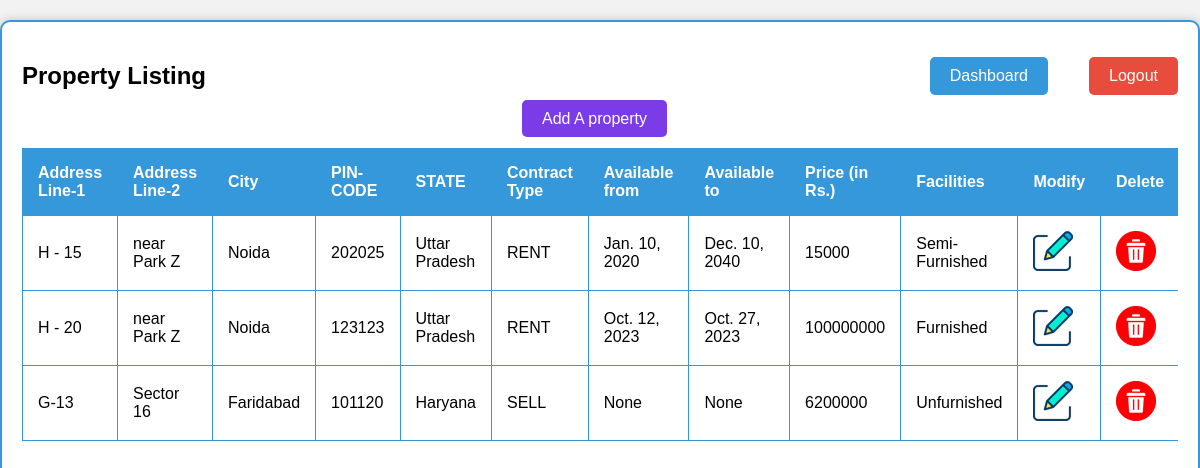
The page /my_properties/ (signed in) on the database its author committed.
### project_app/models.py (models this page shows, shortened)
class Property(models.Model):
    owner = models.CharField(max_length=30,  null= False, blank=False, default = None)
    address_line_1 = models.CharField(max_length=30,  null= False, blank=False, default = None)
    address_line_2 = models.CharField(max_length=30,  null= False, blank=True, default = '')
    state = models.CharField(max_length=30,  null= False, blank=False, default = None)
    city = models.CharField(max_length=30,  null= False, blank=False, default = None)
    pincode = models.CharField(max_length=6,  null= False, blank=False, default = None)
    type = models.CharField(max_length=4,  null= False, blank=False, default = None)
    starting_date = models.DateField(null = True, blank = True, default= None)
    ending_date = models.DateField(null = True, blank = True, default= None)
    price = models.DecimalField(decimal_places=0, max_digits=12, null = True, blank = True, default= 0)
    facilities = models.CharField(max_length=20,  null= False, blank=False, default = None)

### project_app/views.py (the view)
# urls.py: path("my_properties/", views.my_properties, name="my_properties_page"),
def my_properties(request):
    username = request.session.get('username')
    if(username is None):
        return redirect('/')
    if(request.method == 'POST'):
        pass
    else:
        my_properties_list = []
        properties = Property.objects.values()
        for i in range(len(properties)):
            if username == properties[i]["owner"]:
                my_properties_list.append(properties[i])
        return render(request, 'my_properties.html', {'properties':my_properties_list})

### project_app/templates/my_properties.html (shortened to what this page needs)
{% load static %}
<!DOCTYPE html>
<html>
<head>
</head>
<body>
    <div class="container">
        <h2>Property Listing</h2>
        <a class="dashboard-button" href="/dashboard">Dashboard</a>
        <a class="logout-button" href="/logout">Logout</a>
        <a class="add-property-button" href="/add_property">Add A property</a>
        <div class="scroll-container">
            <table>
                <thead>
                    <tr>
                        <th>Address Line-1</th>
                        <th>Address Line-2</th>
                        <th>City</th>
                        <th>PIN-CODE</th>
                        <th>STATE</th>
                        <th>Contract Type</th>
                        <th>Available from</th>
                        <th>Available to</th>
                        <th>Price (in Rs.)</th>
                        <th>Facilities</th>
                        <th>Modify</th>
                        <th>Delete</th>
                    </tr>
                </thead>
                <tbody>
                    {% for property in properties %}
                    <tr>
                        <td>{{ property.address_line_1 }}</td>
                        <td>{{ property.address_line_2 }}</td>
                        <td>{{ property.city }}</td>
                        <td>{{ property.pincode }}</td>
                        <td>{{ property.state }}</td>
                        <td>{{ property.type }}</td>
                        <td>{{ property.starting_date }}</td>
                        <td>{{ property.ending_date }}</td>
                        <td>{{ property.price }}</td>
                        <td>{{ property.facilities }}</td>
                        <td>
                            <a href="/edit_property/{{property.id}}">
                                <img src ="{% static 'edit_icon5.png' %}" alt="Edit Property">
                            </a>
                        </td>
                        <td>
                            <a href="/delete_property/{{property.id}}">
                                <img src ="{% static 'delete_icon4.png' %}" alt="Delete Property">
                            </a>
                        </td>
                    </tr>
                    {% endfor %}
                </tbody>
            </table>
        </div>
    </div>
</body>
</html>

### project_app/templates/my_properties.html (style rules this page uses)
html, body { height: 100%; font-family: Arial, sans-serif; background-color: #f2f2f2; margin: 0; padding: 0; }
.container { max-width: 1200px; margin: 20px auto; padding: 20px; border: 2px solid #3498db; background-color: #fff; box-shadow: 0px 0px 10px rgba(0, 0, 0, 0.2); border-radius: 10px; height: 100%; position: relative; }
.scroll-container { max-height: calc(100% - 120px); overflow-x: auto; overflow-y: auto; }
table { width: 100%; border-collapse: collapse; margin-top: 20px; }
table, th, td { border: 1px solid #3498db; }
th, td { padding: 15px; text-align: left; }
th { background-color: #3498db; color: #fff; }
.logout-button { position: absolute; top: 35px; right: 20px; background-color: #e74c3c; color: #fff; border: none; padding: 10px 20px; font-size: 16px; border-radius: 5px; cursor: pointer; text-decoration: none; }
.add-property-button { top: 35px; margin-left: 500px; right: 20px; background-color: #7b3ce7; color: #fff; border: none; padding: 10px 20px; font-size: 16px; border-radius: 5px; cursor: pointer; text-decoration: none; }
.dashboard-button { position: absolute; top: 35px; right: 150px; background-color: #3498db; color: #fff; border: none; padding: 10px 20px; font-size: 16px; border-radius: 5px; cursor: pointer; text-decoration: none; }

### rows shown on the page
Property: address_line_1 "H - 15", address_line_2 "near Park Z", city "Noida", pincode "202025", state "Uttar Pradesh", type "RENT", starting_date "Jan. 10, 2020", ending_date "Dec. 10, 2040", price "15000", facilities "Semi-Furnished"
Property: address_line_1 "H - 20", address_line_2 "near Park Z", city "Noida", pincode "123123", state "Uttar Pradesh", type "RENT", starting_date "Oct. 12, 2023", ending_date "Oct. 27, 2023", price "100000000", facilities "Furnished"
Property: address_line_1 "G-13", address_line_2 "Sector 16", city "Faridabad", pincode "101120", state "Haryana", type "SELL", starting_date "None", ending_date "None", price "6200000", facilities "Unfurnished"
